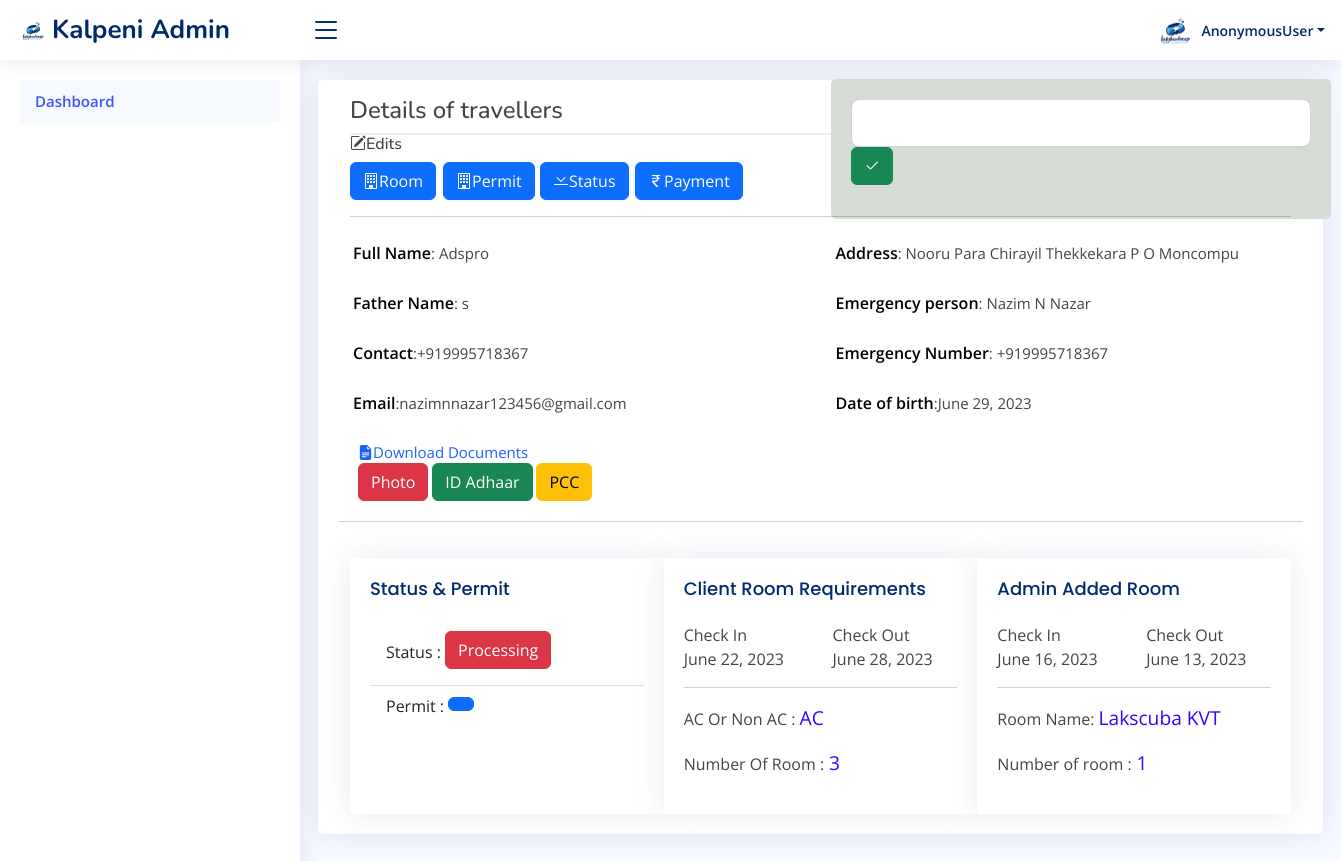
Page /island/balance_kalpeni/3/ on the committed database.
### applicantform/models.py (models this page shows, shortened)
class Team(models.Model):
    ROOM_CHOICES = (
        ('1', '1'),
        ('2', '2'),
        ('3', '3'),
        ('4', '4'),
        ('5', '5'),
    )
    AC_CHOICES = (
        ('AC', 'AC'),
        ('Non-AC', 'Non-AC'),
    )
    FOOD_CHOICES = (
        ('Veg', 'Veg'),
        ('Non-veg', 'Non-veg'),
    )
    PACKAGE=(
        ('Bubble Maker', 'Bubble Maker '),
        ('Seal Team', 'Seal Team'),
        ('Open Water Diver', 'Open Water Diver'),
        ('Adventure Diver','Adventure Diver'),
        ('Advanced Open Water Diver','Advanced Open Water Diver'),
        ('EFR Primary & Secondary Care','EFR Primary & Secondary Care'),
        ('Rescue Diver','Rescue Diver'),
        ('Divemaster','Divemaster'),
        ('Deep Diver','Deep Diver'),
        ('Digital Underwater Photography','Digital Underwater Photography'),
        ('Enriched Air Diver','Enriched Air Diver'),
        ('Night Diver','Night Diver'),
        ('Adaptive Support Diver','Adaptive Support Diver'),
        ('Adaptive Techniques','Adaptive Techniques'),
        ('DSMB Diver','DSMB Diver'),
        ('Emergency Oxygen Provider','Emergency Oxygen Provider'),
        ('Underwater Navigator','Underwater Navigator'),
        ('Wreck Diver','Wreck Diver'),
        ('Peak Performance Buoyancy','Peak Performance Buoyancy'),
        ('Fun Dive Package','Fun Dive Package'),
        ('Fun Dive + Course Package','Fun Dive + Course Package'),
        ('Open Water Dive Course Package','Open Water Dive Course Package'),
        ('Advanced Open Water Diver Course Package','Advanced Open Water Diver Course Package'),
        ('Open & Advanced Open Water Diver Course','Open & Advanced Open Water Diver Course'),
        ('Open Water To Divemaster','Open Water To Divemaster'),
        ('Explore Lakshadweep','Explore Lakshadweep'),
    )
    STATUS = (
        ('Processing','Processing'),
        ('open','open'),
        ('Confirm','Confirm'),
        ('Closed','Closed'),
        ('Completed','Completed'),
    )
    PERMIT =(
        ('Applied','Applied'),
        ('Need to apply','Need to apply'),
        ('Document waiting','Document waiting'),
        ('Permit ready','Permit ready'),
        ('Expired','Expired'),
        ('Without permit','Without permit'),
    )
    ADMIN_ROOM_CHOICES =(
        ('1', '1'),
        ('2', '2'),
        ('3', '3'),
        ('4', '4'),
        ('5', '5'),
    )
    ISLAND = (
        ('Kavaratti','Kavaratti'),
        ('Agatti','Agatti'),
        ('Kadmat','Kadmat'),
        ('Minicoy','Minicoy'),
        ('Kalpeni','Kalpeni'),
    )
    island = models.CharField(max_length=240,choices=ISLAND)
    leader_name = models.CharField(max_length=250)
    leader_father_name = models.CharField(max_length=255)
    leader_date_of_birth = models.DateField()
    leader_email = models.EmailField()
    leader_address = models.CharField(max_length=455)
    leader_contact_number = models.CharField(max_length=255)
    leader_emergency_contact_person = models.CharField(max_length=255)
    leader_emergency_contact_number = models.CharField(max_length=25)
    leader_photo = models.FileField(upload_to='photos/',max_length=250,null=True,default=None)
    leader_id_adhaar = models.FileField(upload_to='id_adhaar/',max_length=250,null=True,default=None)
    leader_id_PCC = models.FileField(upload_to='id_pcc/',max_length=250,null=True,default=None)
    checkin = models.DateField(blank=True,null=True)
    checkout = models.DateField(blank=True,null=True)
    number_of_rooms = models.CharField(max_length=10, choices=ROOM_CHOICES)
    ac_or_nonac = models.CharField(max_length=10, choices=AC_CHOICES)
    veg_or_nonveg = models.CharField(max_length=10, choices=FOOD_CHOICES)
    package = models.CharField(max_length=240,choices=PACKAGE)
    status = models.CharField(max_length=100,choices=STATUS, default='Processing')
    permit = models.CharField(max_length=100,choices=PERMIT)
    admin_checkin = models.DateField(blank=True,null=True)
    admin_checkout = models.DateField(blank=True,null=True)
    room_name = models.ForeignKey(HotelManage, on_delete=models.CASCADE,null=True)
    admin_number_of_rooms = models.CharField(max_length=10, choices=ADMIN_ROOM_CHOICES)
    packagerate = models.DecimalField(max_digits=1000000, decimal_places=2,null=True,default=None)
    advanced = models.DecimalField(max_digits=1000000, decimal_places=2,null=True,default=None)
    balance = models.DecimalField(max_digits=1000000, decimal_places=2,null=True,default=None)
    todo = models.CharField(max_length=500)

class HotelManage(models.Model):
    hotelname = models.CharField(max_length=100)
    def __str__(self):
        return '{}'.format(self.hotelname)

### island/views.py (the view)
# urls.py: path('balance_kalpeni/<int:balance_id>/', views.input_balance_kalpeni, name='input_balance_kalpeni'),
def input_balance_kalpeni(request,balance_id):
    team = get_object_or_404(Team,pk=balance_id)
    if request.method == 'POST':
        team.balance = request.POST['balance']
        team.advanced = request.POST['advanced']
        team.save()
    return render(request,'applicantprofile_kalpeni.html',{'team':team})

### templates/applicantprofile_kalpeni.html (shortened to what this page needs)
{% load static %}
<!DOCTYPE html>
<html lang="en">
<head>
  <link href="{% static 'assets/vendor/bootstrap/css/bootstrap.min.css' %}" rel="stylesheet">
  <link href="{% static 'assets/vendor/bootstrap-icons/bootstrap-icons.css' %}" rel="stylesheet">
  <link href="{% static 'assets/css/style.css' %}" rel="stylesheet">
  <link rel="stylesheet" href="https://unicons.iconscout.com/release/v4.0.0/css/line.css" />
</head>
<body>
<header id="header" class="header fixed-top d-flex align-items-center">
    <div class="d-flex align-items-center justify-content-between">
        <a href="{% url 'kalpeni' %}" class="logo d-flex align-items-center">
            <img src="{% static 'img/navlogo.jpg' %}" alt="">
            <span class="d-none d-lg-block">Kalpeni Admin</span>
        </a>
        <i class="bi bi-list toggle-sidebar-btn"></i>
    </div>
    <nav class="header-nav ms-auto">
        <ul class="d-flex align-items-center">
            <li class="nav-item dropdown pe-3">
                <a class="nav-link nav-profile d-flex align-items-center pe-0" href="error.html" data-bs-toggle="dropdown">
                    <img src="{% static 'img/navlogo.jpg' %}" alt="Profile" class="rounded-circle">
                    <span class="d-none d-md-block dropdown-toggle ps-2">{{user}}</span>
                </a>
            </li>
        </ul>
    </nav>
</header>
<aside id="sidebar" class="sidebar">
    <ul class="sidebar-nav" id="sidebar-nav">
        <li class="nav-item">
            <a class="nav-link " href="{% url 'kalpeni' %}">
                <span>Dashboard</span>
            </a>
        </li>
    </ul>
</aside>
<main id="main" class="main">
    <section class="section profile">
        <div class="row">
            <div class="card">
                <div class="card-body pt-3">
                <ul class="nav nav-tabs nav-tabs-bordered">
                    <h4 class="heading">Details of travellers</h4>
                </ul>
                <h6 class="bg-h3"><i class="bi bi-pencil-square"></i>Edits</h6>
                <div class="permit_btn">
                    <a class="btn btn-primary" href="#" role="button" onclick="toggleBox(2)"><i class="bi bi-building"></i>Room</a>
                </div>
                <div class="room_btn">
                    <a class="btn btn-primary" href="#" role="button" onclick="toggleBox(1)"><i class="bi bi-building"></i>Permit</a>
                </div>
                <div class="status_btn">
                    <a class="btn btn-primary" href="#" role="button" onclick="toggleBox(3)"><i class="bi bi-chevron-bar-down"></i>Status</a>
                </div>
                <div class="payment_btn">
                    <a class="btn btn-primary" href="#" role="button" onclick="toggleBox(4)"><i class="bi bi-currency-rupee"></i>Payment</a>
                </div>
                <div class="command-box">
                    <div class="detailBox">
                        <form method="POST" action="{% url 'todo_kalpeni' todo_id=team.id %}">
                            <div class="input-group input-group-lg">
                                <input type="text" id="todo" name="todo" value="{{ team.todo }}" class="form-control" aria-label="Large" aria-describedby="inputGroup-sizing-sm">
                            </div>
                            <button class="btn btn-success" type="submit"><i class="bi bi-check2"></i></button>
                        </form>
                    </div>
                </div>
                <hr class="line-mb2">
                    <div class="tab-content pt-2">
                        <div class="tab-pane fade show active profile-overview" id="profile-overview">
                            <div class="row">
                                <div class="bio-row">
                                    <p><label class="my-label">Full Name </label>: {{team.leader_name}}</p>
                                </div>
                                <div class="bio-row">
                                    <p><label class="my-label">Address</label>: {{team.leader_address}}</p>
                                </div>
                                <div class="bio-row">
                                    <p><label class="my-label">Father Name </label>: {{team.leader_father_name}}</p>
                                </div>
                                <div class="bio-row">
                                    <p><label class="my-label">Emergency person</label>: {{team.leader_emergency_contact_person}}</p>
                                </div>
                                <div class="bio-row">
                                    <p><label class="my-label">Contact </label>:{{team.leader_contact_number}}</p>
                                </div>
                                <div class="bio-row">
                                    <p><label class="my-label">Emergency Number </label>: {{team.leader_emergency_contact_number}}</p>
                                </div>
                                <div class="bio-row">
                                    <p><label class="my-label">Email </label>:{{team.leader_email}}</p>
                                </div>
                                <div class="bio-row">
                                    <p><label class="my-label">Date of birth </label>:{{team.leader_date_of_birth}}</p>
                                </div>
                                <div class="card-body">
                                    <label class="documents"><i class="bi bi-file-earmark-text-fill"></i>Download Documents</label><br>
                                    <a href="{% url 'download_kalpeni' team_id=team.id field_name='leader_photo' %}" class="btn btn-danger">Photo</a>
                                    <a href="{% url 'download_kalpeni' team_id=team.id field_name='leader_id_adhaar' %}" class="btn btn-success">ID Adhaar</a>
                                    <a href="{% url 'download_kalpeni' team_id=team.id field_name='leader_id_PCC' %}" class="btn btn-warning">PCC</a>
                                </div>
                                <hr>
                            </div>
                        </div>
                        <div class="card-group">
                            <div class="card">
                                <div class="card-body">
                                    <h5 class="card-title">Status & Permit</h5>
                                    <ul class="list-group list-group-flush">
                                        <li class="list-group-item">Status  : <h6 class="btn btn-danger">{{team.status}}</h6> </li>
                                        <li class="list-group-item">Permit  : <h6 class="btn btn-primary">{{team.permit}}</h6> </li></li>
                                    </ul>
                                </div>
                            </div>
                            <div class="card">
                                <div class="card-body">
                                    <h5 class="card-title">Client Room Requirements</h5>
                                    <div class="row">
                                        <div class="col">
                                            <label class="" for="">Check In</label>
                                        </div>
                                        <div class="col">
                                            <label class="col" for="">Check Out</label>
                                        </div>
                                        <div class="col">{{team.checkin}}</div>
                                        <div class="col">{{team.checkout}}</div>
                                    </div>
                                    <hr>
                                    <p class="card-text">AC Or Non AC : <span style="color:rgb(55, 0, 255);font-size: larger;"> {{team.ac_or_nonac}} </span></p>
                                    <p class="card-text">Number Of Room :<span style="color:rgb(55, 0, 255);font-size: larger;"> {{team.number_of_rooms}}</span></p>
                                </div>
                            </div>
                            <div class="card">
                                <div class="card-body">
                                    <h5 class="card-title">Admin Added Room</h5>
                                    <div class="row">
                                        <div class="col">
                                            <label class="" for="">Check In</label>
                                        </div>
                                        <div class="col">
                                            <label class="col" for="">Check Out</label>
                                        </div>
                                        <div class="col">{{team.admin_checkin}}</div>
                                        <div class="col">{{team.admin_checkout}}</div>
                                    </div>
                                    <hr>
                                    <p class="font-weight-bold">Room Name: <span style="color:rgb(55, 0, 255);font-size: larger;"> {{team.room_name}}</span></p>
                                    <p class="font-weight-bold">Number of room :<span style="color: rgb(55, 0, 255);font-size: larger;"> {{team.admin_number_of_rooms}}</span></p>
                                </div>
                            </div>
                        </div>
                    </div>
            </div>
        </div>
    </section>
</main>
<body>
<body>
</body>
</html>

### rows in the picture
Team: leader_name "Adspro", leader_address "Nooru Para Chirayil Thekkekara P O Moncompu", leader_father_name "s", leader_emergency_contact_person "Nazim N Nazar", leader_contact_number "+919995718367", leader_emergency_contact_number "+919995718367", leader_email "nazimnnazar123456@gmail.com", leader_date_of_birth "June 29, 2023", status "Processing", checkin "June 22, 2023", checkout "June 28, 2023", ac_or_nonac "AC", number_of_rooms "3", admin_checkin "June 16, 2023", admin_checkout "June 13, 2023", room_name "Lakscuba KVT", admin_number_of_rooms "1"

### other values in the picture
{{ user }} "AnonymousUser"
